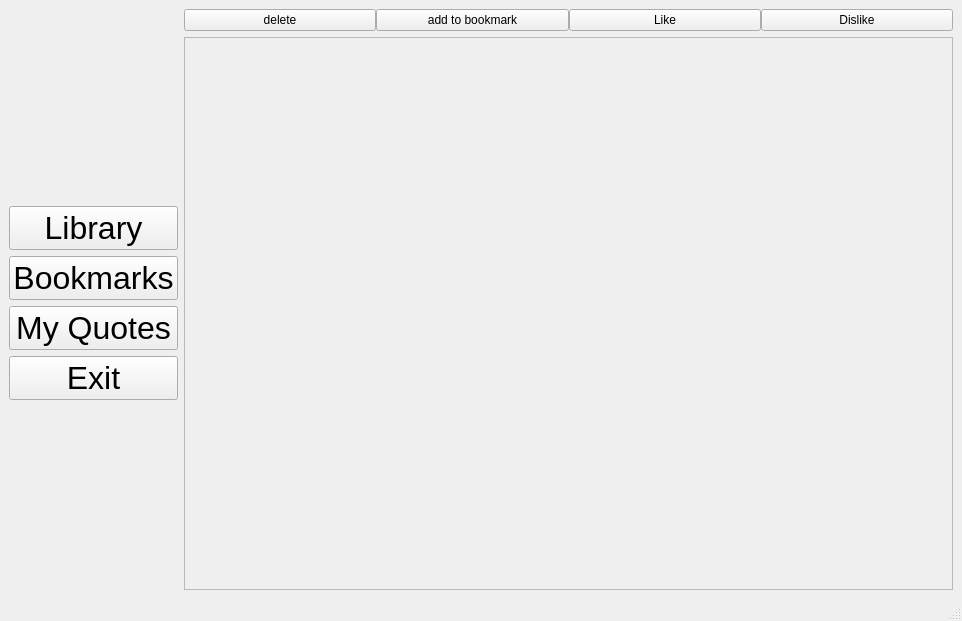
<?xml version="1.0" encoding="UTF-8"?>
<ui version="4.0">
 <class>MainWindow</class>
 <widget class="QMainWindow" name="MainWindow">
  <property name="geometry">
   <rect>
    <x>0</x>
    <y>0</y>
    <width>962</width>
    <height>621</height>
   </rect>
  </property>
  <property name="windowTitle">
   <string>MainWindow</string>
  </property>
  <widget class="QWidget" name="centralwidget">
   <layout class="QHBoxLayout" name="horizontalLayout" stretch="0,1">
    <item>
     <layout class="QVBoxLayout" name="MenuLayout" stretch="1,0,0,0,0,1">
      <item>
       <widget class="QLabel" name="logoLabel">
        <property name="text">
         <string/>
        </property>
        <property name="pixmap">
         <pixmap>img/logo.png</pixmap>
        </property>
       </widget>
      </item>
      <item>
       <widget class="QPushButton" name="libraryButton">
        <property name="font">
         <font>
          <family>Arial</family>
          <pointsize>24</pointsize>
         </font>
        </property>
        <property name="text">
         <string>Library</string>
        </property>
       </widget>
      </item>
      <item>
       <widget class="QPushButton" name="bookmarksButton">
        <property name="font">
         <font>
          <family>Arial</family>
          <pointsize>24</pointsize>
         </font>
        </property>
        <property name="text">
         <string>Bookmarks</string>
        </property>
       </widget>
      </item>
      <item>
       <widget class="QPushButton" name="myQuotesButton">
        <property name="font">
         <font>
          <family>Arial</family>
          <pointsize>24</pointsize>
         </font>
        </property>
        <property name="text">
         <string>My Quotes</string>
        </property>
       </widget>
      </item>
      <item>
       <widget class="QPushButton" name="exitButton">
        <property name="font">
         <font>
          <family>Arial</family>
          <pointsize>24</pointsize>
         </font>
        </property>
        <property name="text">
         <string>Exit</string>
        </property>
       </widget>
      </item>
      <item>
       <spacer name="verticalSpacer">
        <property name="orientation">
         <enum>Qt::Vertical</enum>
        </property>
        <property name="sizeType">
         <enum>QSizePolicy::Minimum</enum>
        </property>
        <property name="sizeHint" stdset="0">
         <size>
          <width>20</width>
          <height>40</height>
         </size>
        </property>
       </spacer>
      </item>
     </layout>
    </item>
    <item>
     <layout class="QVBoxLayout" name="ViewLayout" stretch="0,0">
      <item>
       <layout class="QHBoxLayout" name="InstrumentLayout">
        <property name="spacing">
         <number>0</number>
        </property>
        <item>
         <widget class="QPushButton" name="deleteButton">
          <property name="font">
           <font>
            <family>Arial</family>
           </font>
          </property>
          <property name="text">
           <string>delete</string>
          </property>
         </widget>
        </item>
        <item>
         <widget class="QPushButton" name="addBookmarkButton">
          <property name="font">
           <font>
            <family>Arial</family>
           </font>
          </property>
          <property name="text">
           <string>add to bookmark</string>
          </property>
         </widget>
        </item>
        <item>
         <widget class="QPushButton" name="likeButton">
          <property name="font">
           <font>
            <family>Arial</family>
           </font>
          </property>
          <property name="text">
           <string>Like</string>
          </property>
         </widget>
        </item>
        <item>
         <widget class="QPushButton" name="dislikeButton">
          <property name="font">
           <font>
            <family>Arial</family>
           </font>
          </property>
          <property name="text">
           <string>Dislike</string>
          </property>
         </widget>
        </item>
       </layout>
      </item>
      <item>
       <widget class="QScrollArea" name="scrollArea">
        <property name="widgetResizable">
         <bool>true</bool>
        </property>
        <widget class="QWidget" name="scrollAreaWidgetContents">
         <property name="geometry">
          <rect>
           <x>0</x>
           <y>0</y>
           <width>732</width>
           <height>527</height>
          </rect>
         </property>
         <layout class="QVBoxLayout" name="verticalLayout_2"/>
        </widget>
       </widget>
      </item>
     </layout>
    </item>
   </layout>
  </widget>
  <widget class="QMenuBar" name="menubar">
   <property name="geometry">
    <rect>
     <x>0</x>
     <y>0</y>
     <width>962</width>
     <height>21</height>
    </rect>
   </property>
  </widget>
  <widget class="QStatusBar" name="statusbar"/>
 </widget>
 <resources/>
 <connections/>
</ui>
